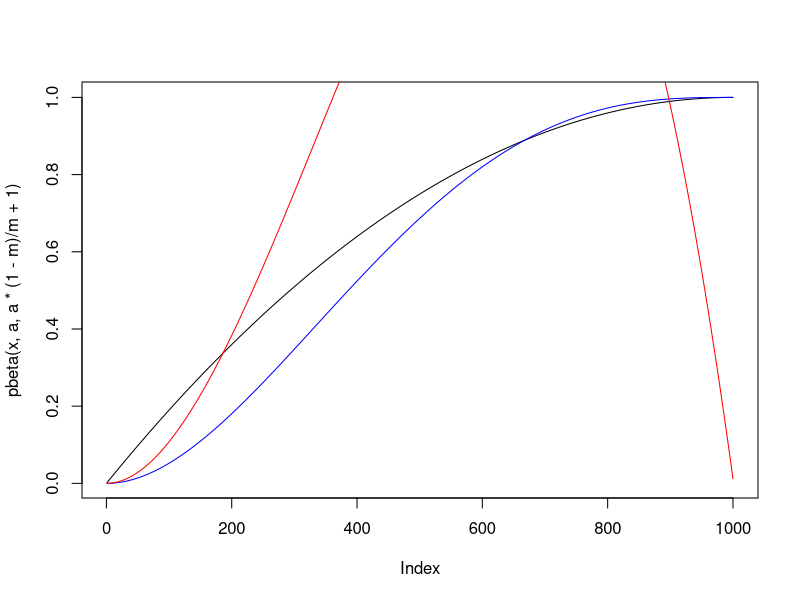
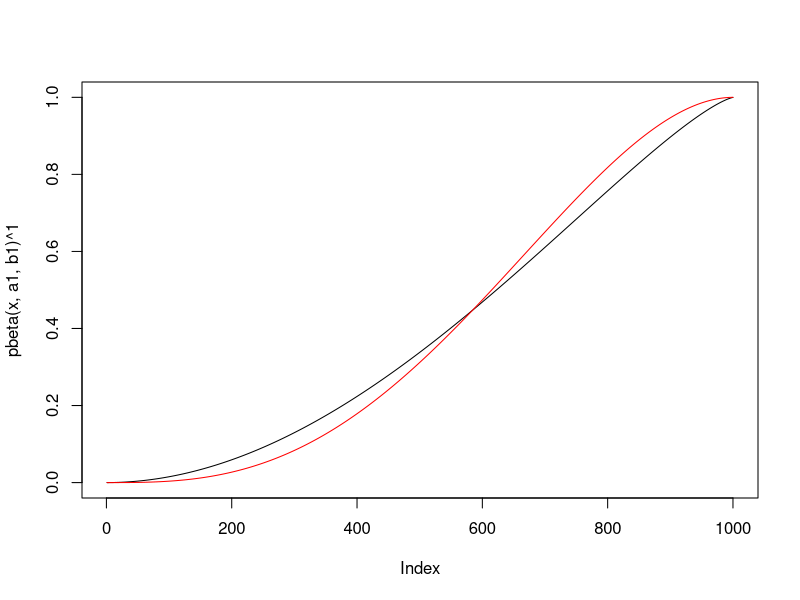
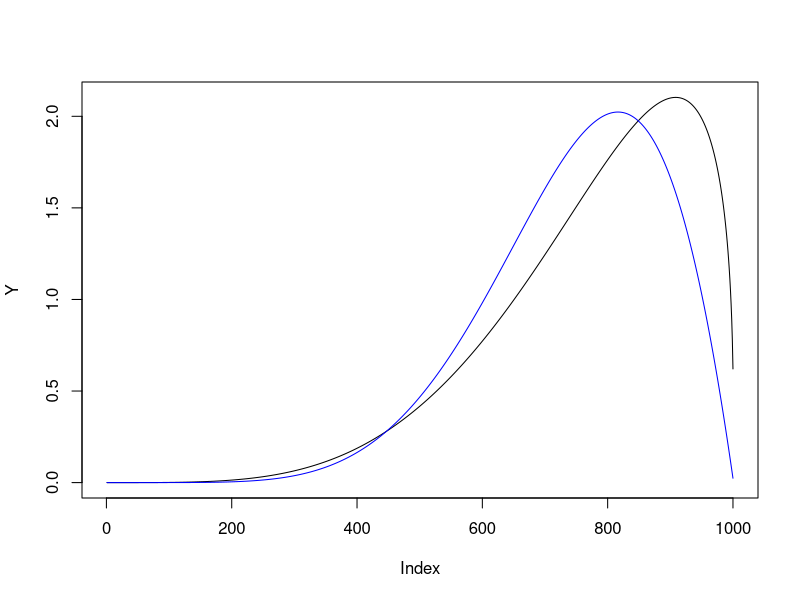
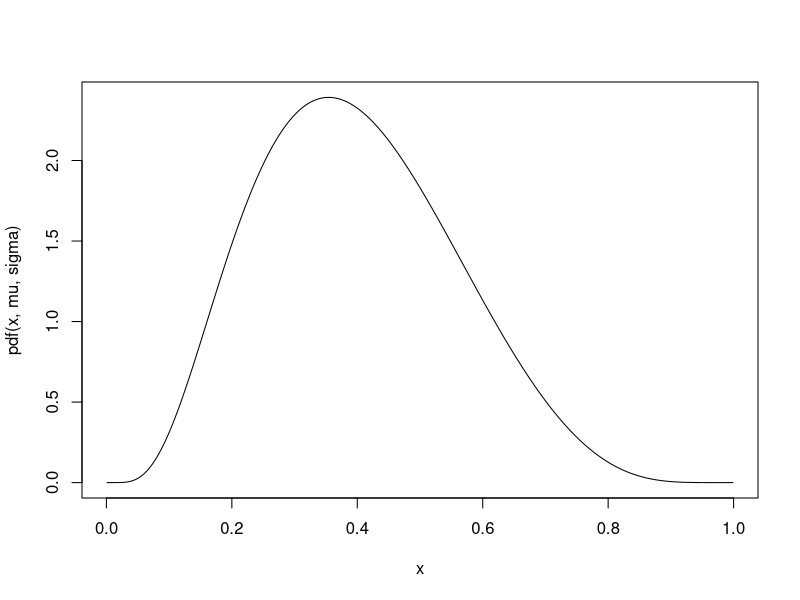
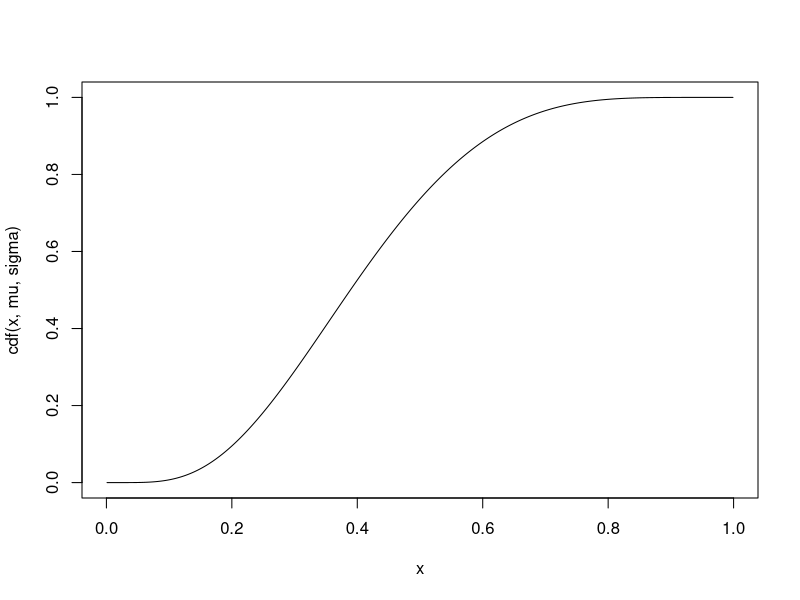

The R script that drew these images, in order:
a <- 1

delta <- 1

m <- 0.5

x <- (1:1000)/1001

plot(pbeta(x, a, a*(1-m)/m+1), type='l')
lines(pbeta(x, (a+delta), (a+delta)*(1-m)/m+1), type='l', col='blue')

lines(dbeta(x, (a+delta)+1, (a+delta)*(1-m)/m), type='l', col='red')



#################

m <- 0.6

a1 <- 2
b1 <- a1*(1-m)/m

a2 <- 3
b2 <- a2*(1-m)/m

x <- (1:1000)/1001

Y <- 2*x*dbeta(x,a1,b1)*pbeta(x,a1,b1)
Z <- 2*x*dbeta(x,a2,b2)*pbeta(x,a2,b2)

mean(pbeta(x,a1,b1))
mean(pbeta(x,a2,b2))

plot(pbeta(x,a1,b1)^1,type='l')
lines(pbeta(x,a2,b2)^1,col='red')

sum(Y)/length(x)
sum(Z)/length(x)

plot(Y, type='l')
lines(Z, col='blue')


###############2024.01.14

logit <- function(x) {log(x/(1-x))}
expit <- function(x) {1/(1+exp(-x))}


pdf <- function(x, mu, sigma) {1/sigma/sqrt(2*pi)/x/(1-x)*exp(-(logit(x)-mu)^2/(2*sigma^2))}
cdf <- function(x, mu, sigma) {pnorm(logit(x),mu,sigma)}

mu <- -0.4515322
sigma <- 0.7134626

x <- (1:1000)/1001
plot(x, pdf(x,mu,sigma), type='l')
plot(x, cdf(x,mu,sigma), type='l')

n <- 10^7
x<-rnorm(n,mu,sigma)
mean(1/(1+exp(-(x))))
rm(x)

K <- 10000
i <- 1:(K-1)
sum(expit(qnorm(i/K,mu,sigma)))/(K-1)

1-integrate(cdf,0,1,mu,sigma)$value

integrate(function(x,mu,sigma){x*pdf(x,mu,sigma)},0,1,mu,sigma)$value

#########################################################

m <- 0.4
c <- 0.7

F1 <- 1-m

D <- sqrt((1-2*c)*m*m - (1-2*c)*m + 0.25)

F2 <- 1-c(m-0.5+D, m-0.5-D)[1]

pdf <- function(x, mu, sigma) {1/sigma/sqrt(2*pi)/x/(1-x)*exp(-(logit(x)-mu)^2/(2*sigma^2))}
cdf <- function(x, mu, sigma) {pnorm(logit(x),mu,sigma)}
cdf2 <- function(x, mu, sigma) {pnorm(logit(x),mu,sigma)^2}


f <- function(x)
{
  f1 <- integrate(cdf,0,1,mu=x[1],sigma=x[2])$value
  f2 <- integrate(cdf2,0,1,mu=x[1],sigma=x[2])$value

  (f1-F1)^2+(f2-F2)^2
}


optim(c(0,1), f)


###################################################################3
